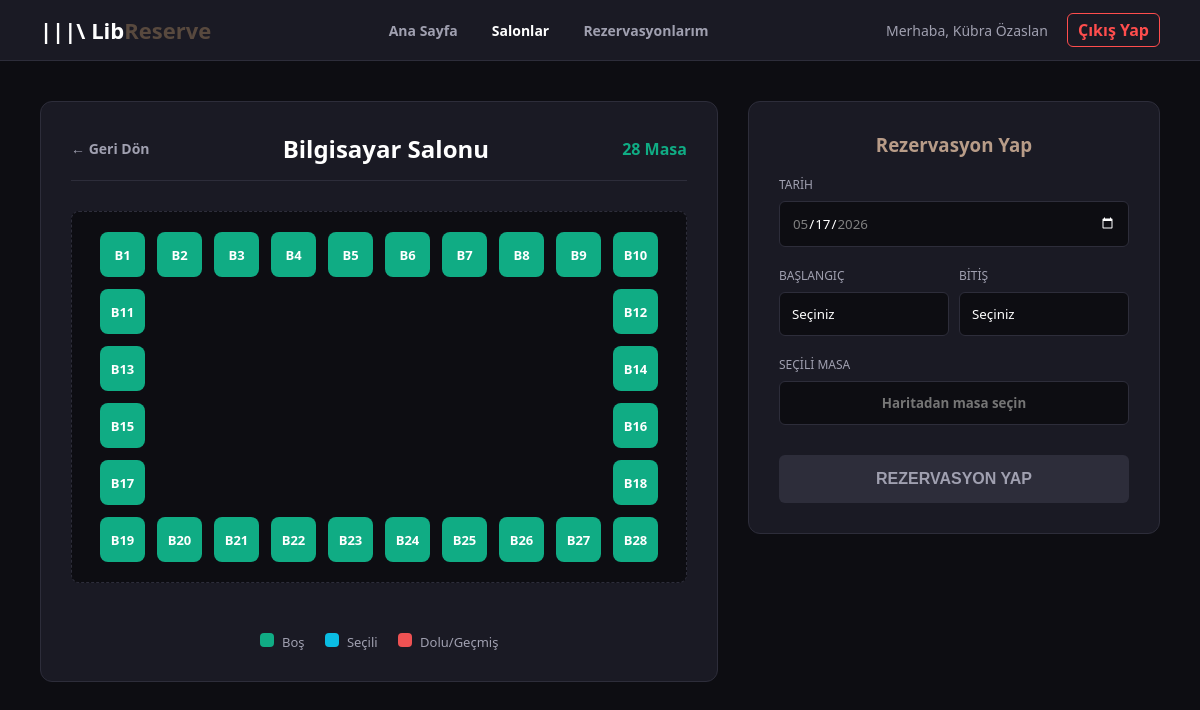
Page /salon_detay.php?isim=Bilgisayar+Salonu (signed in) on the committed database.
### tables this page shows
CREATE TABLE IF NOT EXISTS `masalar` (
  `id` int NOT NULL AUTO_INCREMENT,
  `masa_kodu` varchar(10) NOT NULL,
  `salon_adi` varchar(100) NOT NULL,
  `durum` enum('bos','dolu','arizali') DEFAULT 'bos',
  PRIMARY KEY (`id`)
);

### salon_detay.php (the view, shortened to what this page needs)
<?php
require_once 'config.php';
$salon_ismi = isset($_GET['isim']) ? $_GET['isim'] : 'Ana Salon';
$sorgu = "SELECT * FROM masalar WHERE salon_adi = ? ORDER BY id ASC";
$stmt = mysqli_prepare($db, $sorgu);
mysqli_stmt_bind_param($stmt, "s", $salon_ismi);
mysqli_stmt_execute($stmt);
$sonuc = mysqli_stmt_get_result($stmt);
$masalar = [];
while($row = mysqli_fetch_assoc($sonuc)) { $masalar[] = $row; }
$toplam_masa = count($masalar);
$layout_type = 'dortlu';
if ($salon_ismi == 'Grup Çalışma Salonu') $layout_type = 'uzun';
elseif ($salon_ismi == 'Bilgisayar Salonu') $layout_type = 'kenar';
?>
<!DOCTYPE html>
<html lang="tr">
<head>
</head>
<body>
    <nav class="navbar">
        <div class="logo">|||\ Lib<span>Reserve</span></div>
        <div class="nav-links">
            <a href="index.php">Ana Sayfa</a>
            <a href="salonlar.php" class="active">Salonlar</a>
            <a href="rezervasyonlarim.php">Rezervasyonlarım</a>
        </div>
        <div class="user-menu">
            <span style="color:#a0a0b0; font-size:14px; margin-right:15px;">Merhaba, <?php echo htmlspecialchars($_SESSION["ad_soyad"]); ?></span>
            <a href="cikis.php" style="color:#ff4d4d; text-decoration:none; font-weight:bold; border: 1px solid #ff4d4d; padding: 5px 10px; border-radius: 6px;" onclick="return confirm('Çıkış yapmak istediğinizden emin misiniz?');">Çıkış Yap</a>
        </div>
    </nav>
    <div class="container">
        <div class="map-section">
            <div class="map-header">
                <a href="salonlar.php" class="btn-back">← Geri Dön</a>
                <h2><?php echo htmlspecialchars($salon_ismi); ?></h2>
                <span style="color: #10ac84; font-weight: bold;"><?php echo $toplam_masa; ?> Masa</span>
            </div>
            <div class="seating-area">
                <?php
                if ($layout_type == 'dortlu') {
                    echo '<div class="layout-dortlu">';
                    $index = 0;
                    while ($index < count($masalar)) {
                        echo '<div class="group-4">';
                        for ($j = 0; $j < 4 && $index < count($masalar); $j++) {
                            $m = $masalar[$index++];
                            echo '<div class="seat bos" data-kodu="'.$m['masa_kodu'].'" data-id="'.$m['id'].'">'.$m['masa_kodu'].'</div>';
                        }
                        echo '</div>';
                    }
                    echo '</div>';
                }
                elseif ($layout_type == 'uzun') {
                    echo '<div class="layout-uzun">';
                    foreach ($masalar as $m) {
                        echo '<div class="seat bos" data-kodu="'.$m['masa_kodu'].'" data-id="'.$m['id'].'">'.$m['masa_kodu'].'</div>';
                    }
                    echo '</div>';
                }
                elseif ($layout_type == 'kenar') {
                    echo '<div class="layout-kenar">';
                    $index = 0;
                    for ($row = 1; $row <= 6; $row++) {
                        for ($col = 1; $col <= 10; $col++) {
                            if (($row == 1 || $row == 6 || $col == 1 || $col == 10) && $index < count($masalar)) {
                                $m = $masalar[$index++];
                                echo '<div class="seat bos" data-kodu="'.$m['masa_kodu'].'" data-id="'.$m['id'].'">'.$m['masa_kodu'].'</div>';
                            } else { echo '<div></div>'; }
                        }
                    }
                    echo '</div>';
                }
                ?>
            </div>
            <div class="legend">
                <span><span class="dot" style="background:#10ac84"></span> Boş</span>
                <span><span class="dot" style="background:#0abde3"></span> Seçili</span>
                <span><span class="dot" style="background:#ee5253"></span> Dolu/Geçmiş</span>
            </div>
        </div>
        <div class="reservation-section">
            <h3 style="margin-top:0; color:#b89c88; text-align:center;">Rezervasyon Yap</h3>
            <form action="rezervasyon_islem.php" method="POST" id="rezervasyonForm">
                <div class="form-group">
                    <label>Tarih</label>
                    <input type="date" name="tarih" id="tarih" value="<?php echo date('Y-m-d'); ?>" min="<?php echo date('Y-m-d'); ?>" max="<?php echo date('Y-m-d', strtotime('+10 days')); ?>" onchange="haritaVeKutulariGuncelle()" required>
                </div>
                <div style="display: flex; gap: 10px;">
                    <div class="form-group" style="flex: 1;">
                        <label>Başlangıç</label>
                        <select name="baslangic" id="baslangic" onchange="haritayiGuncelle()" required>
                            <option value="">Seçiniz</option>
                        </select>
                    </div>
                    <div class="form-group" style="flex: 1;">
                        <label>Bitiş</label>
                        <select name="bitis" id="bitis" onchange="haritayiGuncelle()" required>
                            <option value="">Seçiniz</option>
                        </select>
                    </div>
                </div>
                <div class="form-group">
                    <label>Seçili Masa</label>
                    <input type="text" id="secili_masa_gosterim" placeholder="Haritadan masa seçin" readonly required style="text-align:center; font-weight:bold; color:#0abde3; cursor:not-allowed;">
                </div>
                <button type="submit" class="btn-reserve" id="submitBtn" disabled>REZERVASYON YAP</button>
            </form>
        </div>
    </div>
</body>
</html>

### salon_detay.php (style rules this page uses)
body { margin: 0; background-color: #0d0d12; color: #ffffff; font-family: 'Segoe UI', sans-serif; }
.navbar { background-color: #1a1a24; padding: 15px 40px; display: flex; justify-content: space-between; align-items: center; border-bottom: 1px solid #2d2d3a; position: sticky; top: 0; z-index: 100; }
.logo { font-size: 22px; font-weight: bold; }
.logo span { color: #58493e; }
.nav-links a { color: #a0a0b0; text-decoration: none; margin: 0 15px; font-size: 14px; font-weight: bold; transition: all 0.3s; }
.nav-links a:hover, .nav-links a.active { color: #ffffff; }
.container { display: flex; padding: 40px; gap: 30px; flex-wrap: wrap; max-width: 1400px; margin: 0 auto; }
.map-section { flex: 2; min-width: 600px; background-color: #1a1a24; border-radius: 12px; padding: 30px; border: 1px solid #2d2d3a; display: flex; flex-direction: column; }
.map-header { display: flex; justify-content: space-between; align-items: center; margin-bottom: 30px; border-bottom: 1px solid #2d2d3a; padding-bottom: 15px; }
.map-header h2 { margin: 0; font-size: 24px; color: #ffffff; }
.btn-back { color: #a0a0b0; text-decoration: none; font-size: 14px; font-weight: bold; }
.seating-area { flex-grow: 1; display: flex; justify-content: center; align-items: center; padding: 20px; background-color: #0d0d12; border-radius: 8px; border: 1px dashed #2d2d3a; margin-bottom: 30px; }
.layout-kenar { display: grid; grid-template-columns: repeat(10, 1fr); gap: 12px; max-width: 900px; }
.seat { width: 45px; height: 45px; border-radius: 8px; display: flex; justify-content: center; align-items: center; font-weight: bold; font-size: 13px; transition: all 0.2s; cursor: pointer; }
.seat.bos { background-color: #10ac84; color: #ffffff; }
.legend { display: flex; gap: 20px; margin-top: 20px; font-size: 13px; color: #a0a0b0; justify-content: center; }
.dot { width: 14px; height: 14px; border-radius: 4px; display: inline-block; margin-right: 5px; }
.reservation-section { flex: 1; min-width: 350px; background-color: #1a1a24; border-radius: 12px; padding: 30px; border: 1px solid #2d2d3a; height: fit-content; position: sticky; top: 100px; }
.form-group { margin-bottom: 20px; }
.form-group label { display: block; margin-bottom: 8px; font-size: 12px; color: #a0a0b0; text-transform: uppercase; }
.form-group input, .form-group select { width: 100%; padding: 12px; background-color: #0d0d12; border: 1px solid #2d2d3a; border-radius: 6px; color: #fff; box-sizing: border-box; outline: none; font-family: inherit; appearance: none; }
.btn-reserve { width: 100%; padding: 15px; background-color: #58493e; color: white; border: none; border-radius: 6px; font-size: 16px; cursor: pointer; font-weight: bold; transition: all 0.3s; margin-top: 10px; }
.btn-reserve:disabled { background-color: #2d2d3a; color: #a0a0b0; cursor: not-allowed; }

### rows in the picture
masalar: masa_kodu "B1"
masalar: masa_kodu "B2"
masalar: masa_kodu "B3"
masalar: masa_kodu "B4"
masalar: masa_kodu "B5"
masalar: masa_kodu "B6"
masalar: masa_kodu "B7"
masalar: masa_kodu "B8"
masalar: masa_kodu "B9"
masalar: masa_kodu "B10"
masalar: masa_kodu "B11"
masalar: masa_kodu "B12"
masalar: masa_kodu "B13"
masalar: masa_kodu "B14"
masalar: masa_kodu "B15"
masalar: masa_kodu "B16"
masalar: masa_kodu "B17"
masalar: masa_kodu "B18"
masalar: masa_kodu "B19"
masalar: masa_kodu "B20"
masalar: masa_kodu "B21"
masalar: masa_kodu "B22"
masalar: masa_kodu "B23"
masalar: masa_kodu "B24"
masalar: masa_kodu "B25"
masalar: masa_kodu "B26"
masalar: masa_kodu "B27"
masalar: masa_kodu "B28"

### other values in the picture
$_SESSION["ad_soyad"] "Kübra Özaslan"
$salon_ismi "Bilgisayar Salonu"
$toplam_masa "28"
